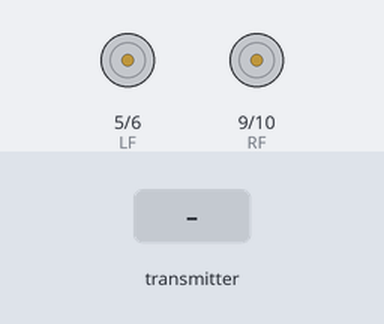
Simulated run of this sketch. Board: Arduino Uno, built with avr-gcc and run on an emulated ATmega328P. Shown: motor-driver pin pairs drawn as motors (green arrow = first pin HIGH = forward, orange = second pin HIGH = backward, longer = more drive). Inputs (shaded band) come from the test bench.

Above: at 1.2 s.
1.3 s: the transmitter starts sending readChannel.1 = 1000
At 2.5 s:
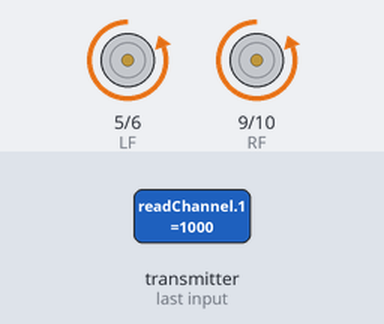
2.8 s: the transmitter starts sending readChannel.0 = 1250
At 3.9 s:
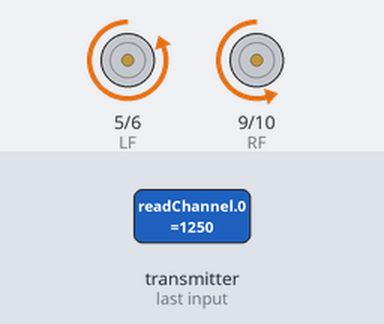
4.3 s: the transmitter starts sending readChannel.5 = 2000
At 5.2 s:
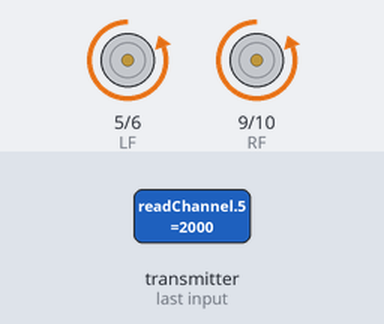
5.8 s: the transmitter starts sending readChannel.1 = 1250
At 6.5 s:
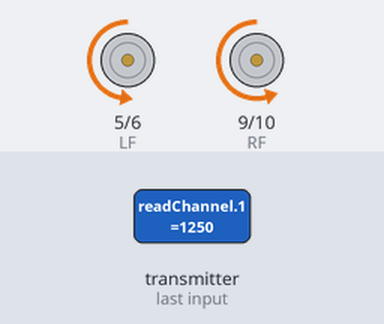
7.3 s: the transmitter starts sending readChannel.3 = 1000
At 8.2 s:
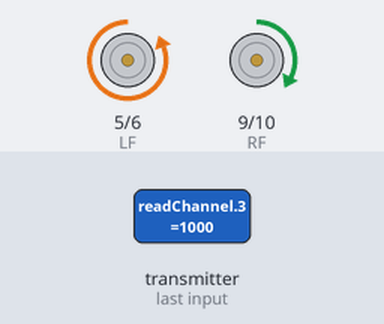
8.8 s: the transmitter starts sending readChannel.5 = 1000
At 9.5 s:
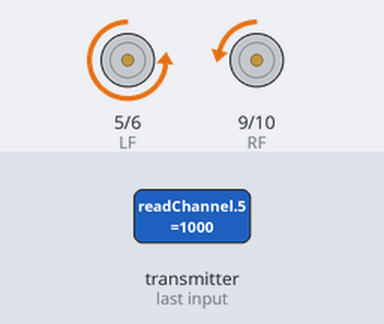
Timing chart, 0 to 11.3 s (numbered marks = the images above; inputs shaded):
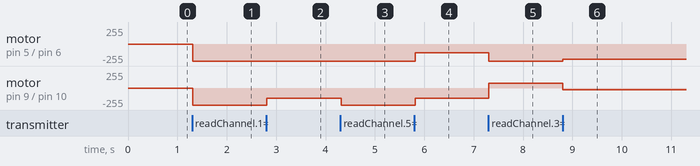

The sketch:

SoccerUpdated.ino
```cpp
#include <IBusBM.h>
IBusBM ibus;

// BTS7960 Motor Driver Pins
#define LF 5   // Left Motor Forward
#define LB 6   // Left Motor Backward
#define RF 9  // Right Motor Forward
#define RB 10   // Right Motor Backward

void setup() {
  Serial.begin(115200);
  ibus.begin(Serial);

  pinMode(LF, OUTPUT);
  pinMode(LB, OUTPUT);
  pinMode(RF, OUTPUT);
  pinMode(RB, OUTPUT);
}

// Function to read mapped iBus channel
int readChannel(byte ch, int minVal, int maxVal, int defaultVal) {
  uint16_t val = ibus.readChannel(ch);
  if (val < 100) return defaultVal;
  return map(val, 1000, 2000, minVal, maxVal);
}

// Function to read switch channels as boolean
bool readSwitch(byte ch, bool defaultVal) {
  int val = readChannel(ch, 0, 100, defaultVal ? 100 : 0);
  return val > 50;
}

void loop() {
  // Read channel 6 for mode switch
  bool mode = readSwitch(5, false);  // CH6 = index 5

  int forwardBackward = readChannel(1, -255, 255, 0);  // CH2
  int leftRight;

  if (!mode) {
    leftRight = readChannel(0, -200, 200, 0);  // CH1 when CH6 == 0
  } else {
    leftRight = readChannel(3, -200, 200, 0);  // CH4 when CH6 == 1
  }

  // Software Elevon Mixing
  int leftMotor = forwardBackward + leftRight;
  int rightMotor = forwardBackward - leftRight;

  // Clamp speed to valid PWM range
  leftMotor = constrain(leftMotor, -255, 255);
  rightMotor = constrain(rightMotor, -255, 255);

  if (abs(leftMotor) < 10) leftMotor = 0;
  if (abs(rightMotor) < 10) rightMotor = 0;


  controlMotors(leftMotor, rightMotor);
  delay(20);  // Smooth update
}

void controlMotors(int leftMotor, int rightMotor) {
  leftMotor = constrain(leftMotor, -255, 255);
  rightMotor = constrain(rightMotor, -255, 255);

  // LEFT Motor Control
  if (leftMotor > 0) {
    analogWrite(LF, leftMotor);  // Forward
    analogWrite(LB, 0);
  } else if (leftMotor < 0) {
    analogWrite(LF, 0);
    analogWrite(LB, -leftMotor);  // Backward
  } else {
    analogWrite(LF, 0);
    analogWrite(LB, 0);  // Stop
  }

  // RIGHT Motor Control
  if (rightMotor > 0) {
    analogWrite(RF, rightMotor);  // Forward
    analogWrite(RB, 0);
  } else if (rightMotor < 0) {
    analogWrite(RF, 0);
    analogWrite(RB, -rightMotor);  // Backward
  } else {
    analogWrite(RF, 0);
    analogWrite(RB, 0);  // Stop
  }
}
```

Measured:
- after the input at 1.3 s, motor on pin 5 (LF) / pin 6 (LB), motor on pin 9 (RF) / pin 10 (RB): stopped → backward 255/255 at once
- after the input at 2.8 s, motor on pin 9 (RF) / pin 10 (RB): backward 255/255 → backward 155/255 at once
- after the input at 4.3 s, motor on pin 9 (RF) / pin 10 (RB): backward 155/255 → backward 255/255 at once
- after the input at 5.8 s, motor on pin 5 (LF) / pin 6 (LB): backward 255/255 → backward 128/255 at once; motor on pin 9 (RF) / pin 10 (RB): backward 255/255 → backward 155/255 at once
- after the input at 7.3 s, motor on pin 5 (LF) / pin 6 (LB): backward 128/255 → backward 255/255 at once; motor on pin 9 (RF) / pin 10 (RB): backward 155/255 → forward 72/255 at once
- after the input at 8.8 s, motor on pin 5 (LF) / pin 6 (LB): backward 255/255 → backward 228/255 at once; motor on pin 9 (RF) / pin 10 (RB): forward 72/255 → backward 28/255 at once
